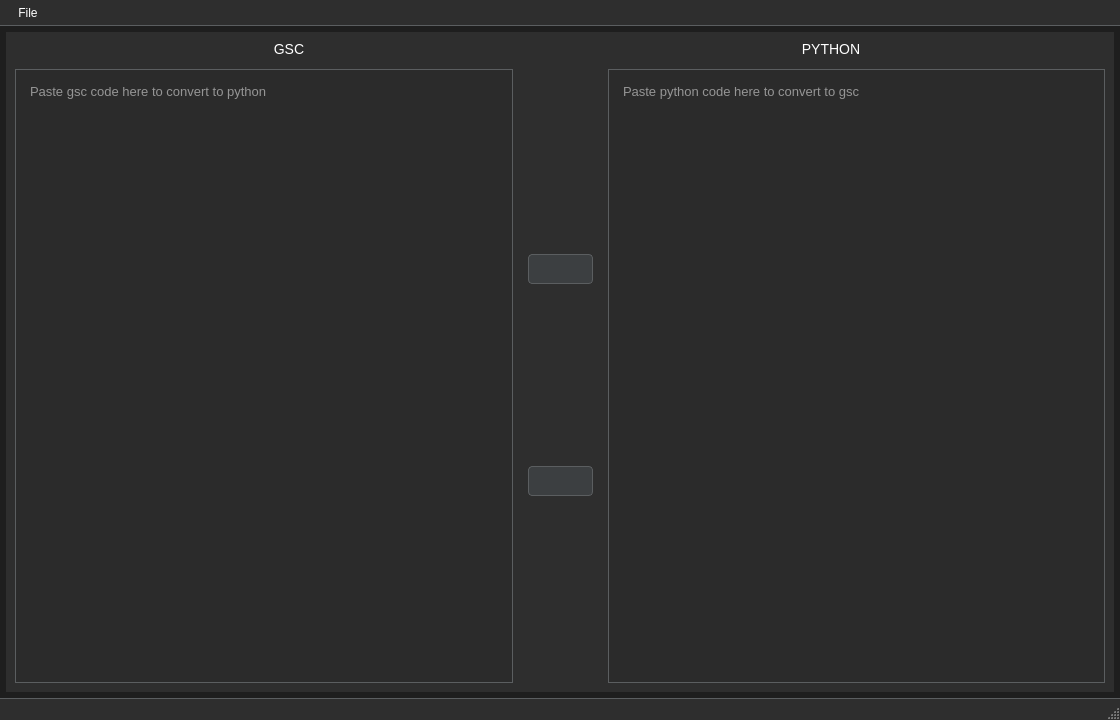
<?xml version="1.0" encoding="UTF-8"?>
<ui version="4.0">
 <class>MainWindow</class>
 <widget class="QMainWindow" name="MainWindow">
  <property name="geometry">
   <rect>
    <x>0</x>
    <y>0</y>
    <width>1120</width>
    <height>720</height>
   </rect>
  </property>
  <property name="minimumSize">
   <size>
    <width>1120</width>
    <height>720</height>
   </size>
  </property>
  <property name="windowTitle">
   <string>Phils-Hub - GSC &gt; Py Bidirectional Converter</string>
  </property>
  <property name="styleSheet">
   <string notr="true">/* Central Widget */
QWidget#centralwidget {
    background-color: #1e1e1e;  /* Dark gray background */
    border: none;               /* No border for a cleaner look */
    padding: 15px;              /* Padding inside the central widget */
}

/* QMenuBar */
QMenuBar {
    background-color: #2e2e2e;    /* Dark gray background */
    color: #ffffff;               /* White text */
    border-bottom: 1px solid #5b5e60;  /* Light gray border for separation */
}

QMenuBar::item {
    background-color: transparent; /* Transparent background */
    padding: 6px 12px;             /* Padding for menu items */
    color: #ffffff;                /* White text */
}

QMenuBar::item:selected {          /* Hovered menu item */
    background-color: #4a90e2;     /* Light blue on hover */
    color: #ffffff;                /* Ensure text remains white */
}

QMenuBar::item:pressed {           /* Pressed menu item */
    background-color: #3d78b2;     /* Darker blue on press */
    color: #ffffff;                /* Ensure text remains white */
}

/* QMenu */
QMenu {
    background-color: #2e2e2e;     /* Dark gray background for menus */
    border: 1px solid #5b5e60;     /* Light gray border */
    padding: 6px;                  /* Padding inside the menu */
}

QMenu::item {
    background-color: transparent; /* Transparent background for menu items */
    color: #ffffff;                /* White text */
    padding: 6px 12px;             /* Padding for each menu item */
}

QMenu::item:selected {             /* Hovered menu item */
    background-color: #4a90e2;     /* Light blue background on hover */
    color: #ffffff;                /* Ensure text remains white */
}

QMenu::item:pressed {              /* Pressed menu item */
    background-color: #3d78b2;     /* Darker blue background on press */
    color: #ffffff;                /* Ensure text remains white */
}

QMenu::separator {
    height: 1px;
    background-color: #5b5e60;     /* Light gray separator between items */
    margin: 6px 0;                 /* Spacing around the separator */
}

/* QMenu::indicator (checkboxes and radio buttons in menus) */
QMenu::indicator {
    width: 16px;
    height: 16px;
    background-color: #2e2e2e;     /* Dark gray background for indicators */
    border: 1px solid #5b5e60;     /* Light gray border */
    border-radius: 2px;            /* Slightly rounded corners */
}

QMenu::indicator:checked {
    background-color: #4a90e2;     /* Light blue when checked */
    border-color: #3d78b2;         /* Darker blue border when checked */
}

QMenu::indicator:unchecked {
    background-color: #2e2e2e;     /* Keep the dark gray when unchecked */
    border-color: #5b5e60;         /* Light gray border when unchecked */
}

/* Submenus */
QMenu::right-arrow {
    image: url(':/icons/right-arrow.png'); /* Replace with an appropriate icon path */
    padding: 0px 10px;                     /* Space before submenu arrows */
}

/* QToolBar */
QToolBar {
    background-color: #2e2e2e;      /* Dark gray background */
    border: 1px solid #5b5e60;      /* Light gray border */
    padding: 4px;                   /* Padding inside the toolbar */
    spacing: 4px;                   /* Spacing between toolbar buttons */
}

QToolBar::handle {
    background-color: #5b5e60;      /* Light gray handle for draggable toolbars */
    width: 10px;                    /* Width of the handle */
    margin: 4px;                    /* Margin around the handle */
}

QToolBar::separator {
    background-color: #5b5e60;      /* Light gray for separators */
    width: 1px;                     /* Thickness of the separator */
    height: 24px;                   /* Height of the separator */
    margin: 6px;                    /* Space around the separator */
}

QToolBar::item {
    padding: 4px;                   /* Padding for individual toolbar items */
}

/* QToolButton in Toolbar */
QToolButton {
    background-color: #3c3f41;      /* Dark gray background for toolbar buttons */
    color: #ffffff;                 /* White text/icon */
    border: 1px solid #5b5e60;      /* Light gray border */
    border-radius: 4px;             /* Rounded corners */
    padding: 6px 12px;              /* Padding for comfortable button size */
}

QToolButton:hover {
    background-color: #4a90e2;      /* Light blue on hover */
    border-color: #3d78b2;          /* Darker blue border on hover */
}

QToolButton:pressed {
    background-color: #3d78b2;      /* Darker blue on press */
    border-color: #2a5f92;          /* Even darker border when pressed */
}

QToolButton:checked {
    background-color: #3d78b2;      /* Darker blue when checked */
    border-color: #2a5f92;          /* Border color when checked */
}

QToolButton:disabled {
    background-color: #2e2e2e;      /* Dark gray when disabled */
    color: #777777;                 /* Lighter gray text/icon for disabled state */
    border-color: #5b5e60;          /* Keep the border color same as normal state */
}

/* QToolButton::menu-button */
QToolButton::menu-button {
    background-color: #3c3f41;      /* Dark gray background for menu button */
    border: 1px solid #5b5e60;      /* Light gray border for menu button */
    padding: 4px;                   /* Padding for the menu button */
}

QToolButton::menu-button:hover {
    background-color: #4a90e2;      /* Light blue on hover */
    border-color: #3d78b2;          /* Darker blue border on hover */
}

QToolButton::menu-button:pressed {
    background-color: #3d78b2;      /* Darker blue on press */
    border-color: #2a5f92;          /* Even darker border on press */
}

/* QStatusBar */
QStatusBar {
    background-color: #2e2e2e;   /* Dark gray background */
    border-top: 1px solid #5b5e60; /* Light gray top border for separation */
    color: #ffffff;              /* White text */
    font-size: 13px;             /* Slightly smaller font for the status bar */
    padding: 6px;                /* Padding inside the status bar */
}

QStatusBar::item {
    border: none;                /* No border around individual status items */
    padding: 0px 5px;            /* Padding between status bar items */
}

QStatusBar QLabel {
    color: #ffffff;              /* White text for any QLabel inside the status bar */
    background-color: transparent; /* Ensure QLabel in status bar matches the bar's background */
}

QStatusBar::indicator {
    background-color: #4a90e2;   /* Optional indicator styling, e.g., for icons or status signals */
    border-radius: 4px;          /* Rounded corners for any indicator elements */
}

/* Scroll Area Styling (optional) */
QScrollArea {
    background-color: transparent; /* Transparent to match the central widget */
    border: none;                  /* No border */
}

QScrollBar:vertical {
    background-color: #3c3f41;    /* Darker gray for scroll bar background */
    width: 12px;                  /* Scroll bar width */
    margin: 22px 0 22px 0;        /* Top and bottom margins */
}

QScrollBar::handle:vertical {
    background-color: #5b5e60;    /* Slightly lighter gray for scroll handle */
    min-height: 20px;
}

QScrollBar::add-line:vertical, QScrollBar::sub-line:vertical {
    background: none;             /* Remove arrows */
}

/* QPushButton */
QPushButton {
    background-color: #3c3f41;  /* Dark gray background */
    color: #ffffff;             /* White text */
    border: 1px solid #5b5e60;  /* Light gray border */
    border-radius: 4px;         /* Rounded corners */
    padding: 6px 12px;          /* Padding for comfortable button size */
    font-size: 14px;            /* Button text size */
}

QPushButton:hover {
    background-color: #4a90e2;  /* Light blue on hover */
    border-color: #3d78b2;      /* Darker blue border */
}

QPushButton:pressed {
    background-color: #3d78b2;  /* Darker blue on press */
    border-color: #2a5f92;      /* Even darker border when pressed */
}

/* QLabel */
QLabel {
    color: #ffffff;             /* White text */
    font-size: 14px;            /* Set font size */
}

/* QFrame */
QFrame {
    background-color: #2e2e2e;  /* Dark gray for frames */
}

/* QLineEdit */
QLineEdit {
    background-color: #2e2e2e;  /* Dark gray background for input fields */
    color: #ffffff;             /* White text */
    border: 1px solid #5b5e60;  /* Light gray border */
    border-radius: 4px;         /* Rounded corners */
    padding: 6px;               /* Padding for text input area */
}

QLineEdit:focus {
    border-color: #4a90e2;      /* Light blue border when focused */
    background-color: #333333;  /* Slightly lighter gray on focus */
}

/* QPlainTextEdit */
QPlainTextEdit {
    background-color: #2b2b2b;  /* Darker gray background for text area */
    color: #ffffff;             /* White text */
    border: 1px solid #5b5e60;  /* Light gray border */
    border-radius: 0px;         /* No rounded corners */
    padding: 10px;              /* Comfortable padding for text input */
    font-size: 13px;            /* Slightly smaller font */
    line-height: 1.4;           /* Adjust line spacing for readability */
}

QPlainTextEdit:focus {
    border-color: #4a90e2;      /* Light blue border on focus */
    background-color: #3a3a3a;  /* Slightly lighter gray on focus */
}

/* QRadioButton */
QRadioButton {
    color: #ffffff;              /* White text */
    font-size: 14px;             /* Font size for readability */
    spacing: 5px;                /* Space between radio button and label */
}

QRadioButton::indicator {
    width: 16px;                 /* Size of the radio button */
    height: 16px;
    background-color: #2e2e2e;   /* Dark gray background for the indicator */
    border: 1px solid #5b5e60;   /* Light gray border */
    border-radius: 8px;          /* Circular radio button */
}

QRadioButton::indicator:hover {
    background-color: #4a90e2;   /* Light blue on hover */
    border-color: #3d78b2;       /* Darker blue border on hover */
}

QRadioButton::indicator:checked {
    background-color: #4a90e2;   /* Light blue when checked */
    border-color: #3d78b2;       /* Darker blue border when checked */
}

QRadioButton::indicator:pressed {
    background-color: #3d78b2;   /* Darker blue on press */
    border-color: #2a5f92;       /* Even darker border on press */
}

QRadioButton::indicator:checked:pressed {
    background-color: #3d78b2;   /* Darker blue when checked and pressed */
    border-color: #2a5f92;       /* Even darker border when checked and pressed */
}

/* QToolButton */
QToolButton {
    background-color: #3c3f41;    /* Dark gray background */
    color: #ffffff;               /* White text/icon */
    border: 1px solid #5b5e60;    /* Light gray border */
    border-radius: 4px;           /* Rounded corners */
    padding: 6px 12px;            /* Padding for comfortable button size */
    font-size: 14px;              /* Font size for text (if any) */
}

QToolButton:hover {
    background-color: #4a90e2;    /* Light blue background on hover */
    border-color: #3d78b2;        /* Darker blue border on hover */
}

QToolButton:pressed {
    background-color: #3d78b2;    /* Darker blue background on press */
    border-color: #2a5f92;        /* Even darker border when pressed */
}

QToolButton:checked {
    background-color: #3d78b2;    /* Darker blue when checked */
    border-color: #2a5f92;        /* Border color when checked */
}

QToolButton:disabled {
    background-color: #2e2e2e;    /* Dark gray when disabled */
    color: #777777;               /* Lighter gray text/icon for disabled state */
    border-color: #5b5e60;        /* Keep the border color same as normal state */
}
</string>
  </property>
  <widget class="QWidget" name="centralwidget">
   <property name="styleSheet">
    <string notr="true"/>
   </property>
   <layout class="QVBoxLayout" name="verticalLayout">
    <property name="spacing">
     <number>6</number>
    </property>
    <property name="leftMargin">
     <number>0</number>
    </property>
    <property name="topMargin">
     <number>0</number>
    </property>
    <property name="rightMargin">
     <number>0</number>
    </property>
    <property name="bottomMargin">
     <number>0</number>
    </property>
    <item>
     <widget class="QFrame" name="frame_2">
      <property name="frameShape">
       <enum>QFrame::Shape::NoFrame</enum>
      </property>
      <property name="frameShadow">
       <enum>QFrame::Shadow::Raised</enum>
      </property>
      <layout class="QVBoxLayout" name="verticalLayout_4">
       <property name="spacing">
        <number>0</number>
       </property>
       <property name="leftMargin">
        <number>0</number>
       </property>
       <property name="topMargin">
        <number>0</number>
       </property>
       <property name="rightMargin">
        <number>0</number>
       </property>
       <property name="bottomMargin">
        <number>0</number>
       </property>
      </layout>
     </widget>
    </item>
    <item>
     <widget class="QFrame" name="frame_3">
      <property name="styleSheet">
       <string notr="true">QFrame {margin-left: 6px; margin-right: 6px; margin-bottom: 6px;}</string>
      </property>
      <property name="frameShape">
       <enum>QFrame::Shape::NoFrame</enum>
      </property>
      <property name="frameShadow">
       <enum>QFrame::Shadow::Raised</enum>
      </property>
      <layout class="QVBoxLayout" name="verticalLayout_2">
       <property name="spacing">
        <number>0</number>
       </property>
       <property name="leftMargin">
        <number>0</number>
       </property>
       <property name="topMargin">
        <number>0</number>
       </property>
       <property name="rightMargin">
        <number>0</number>
       </property>
       <property name="bottomMargin">
        <number>0</number>
       </property>
       <item>
        <widget class="QFrame" name="frame_4">
         <property name="frameShape">
          <enum>QFrame::Shape::NoFrame</enum>
         </property>
         <property name="frameShadow">
          <enum>QFrame::Shadow::Raised</enum>
         </property>
         <layout class="QHBoxLayout" name="horizontalLayout_3">
          <property name="leftMargin">
           <number>9</number>
          </property>
          <property name="topMargin">
           <number>9</number>
          </property>
          <property name="rightMargin">
           <number>9</number>
          </property>
          <property name="bottomMargin">
           <number>0</number>
          </property>
          <item>
           <widget class="QLabel" name="label_2">
            <property name="text">
             <string>GSC</string>
            </property>
            <property name="alignment">
             <set>Qt::AlignmentFlag::AlignCenter</set>
            </property>
           </widget>
          </item>
          <item>
           <widget class="QLabel" name="label">
            <property name="text">
             <string>PYTHON</string>
            </property>
            <property name="alignment">
             <set>Qt::AlignmentFlag::AlignCenter</set>
            </property>
           </widget>
          </item>
         </layout>
        </widget>
       </item>
       <item>
        <widget class="QFrame" name="frame_5">
         <property name="sizePolicy">
          <sizepolicy hsizetype="Preferred" vsizetype="Preferred">
           <horstretch>0</horstretch>
           <verstretch>0</verstretch>
          </sizepolicy>
         </property>
         <property name="styleSheet">
          <string notr="true">QFrame {margin: 0px;}</string>
         </property>
         <property name="frameShape">
          <enum>QFrame::Shape::NoFrame</enum>
         </property>
         <property name="frameShadow">
          <enum>QFrame::Shadow::Raised</enum>
         </property>
         <layout class="QHBoxLayout" name="horizontalLayout_4">
          <property name="spacing">
           <number>6</number>
          </property>
          <property name="leftMargin">
           <number>9</number>
          </property>
          <property name="topMargin">
           <number>0</number>
          </property>
          <property name="rightMargin">
           <number>9</number>
          </property>
          <property name="bottomMargin">
           <number>9</number>
          </property>
          <item>
           <widget class="QPlainTextEdit" name="gsc_code_input_area">
            <property name="frameShape">
             <enum>QFrame::Shape::NoFrame</enum>
            </property>
            <property name="horizontalScrollBarPolicy">
             <enum>Qt::ScrollBarPolicy::ScrollBarAlwaysOff</enum>
            </property>
            <property name="tabStopDistance">
             <double>16.000000000000000</double>
            </property>
            <property name="placeholderText">
             <string>Paste gsc code here to convert to python</string>
            </property>
           </widget>
          </item>
          <item>
           <widget class="QFrame" name="frame">
            <property name="frameShape">
             <enum>QFrame::Shape::NoFrame</enum>
            </property>
            <property name="frameShadow">
             <enum>QFrame::Shadow::Raised</enum>
            </property>
            <layout class="QVBoxLayout" name="verticalLayout_3">
             <property name="spacing">
              <number>6</number>
             </property>
             <property name="leftMargin">
              <number>9</number>
             </property>
             <property name="topMargin">
              <number>9</number>
             </property>
             <property name="rightMargin">
              <number>9</number>
             </property>
             <property name="bottomMargin">
              <number>9</number>
             </property>
             <item>
              <widget class="QPushButton" name="convert_gsc_to_py_btn">
               <property name="toolTip">
                <string>Convert gsc to py</string>
               </property>
               <property name="icon">
                <iconset resource="../resources.qrc">
                 <normaloff>:/888EAC-20px/ICONS/888EAC-20px/arrow-right.svg</normaloff>:/888EAC-20px/ICONS/888EAC-20px/arrow-right.svg</iconset>
               </property>
              </widget>
             </item>
             <item>
              <widget class="QPushButton" name="convert_py_to_gsc_btn">
               <property name="toolTip">
                <string>Convert py to gsc</string>
               </property>
               <property name="icon">
                <iconset resource="../resources.qrc">
                 <normaloff>:/888EAC-20px/ICONS/888EAC-20px/arrow-left.svg</normaloff>:/888EAC-20px/ICONS/888EAC-20px/arrow-left.svg</iconset>
               </property>
              </widget>
             </item>
            </layout>
           </widget>
          </item>
          <item>
           <widget class="QPlainTextEdit" name="python_code_input_area">
            <property name="sizePolicy">
             <sizepolicy hsizetype="Expanding" vsizetype="Expanding">
              <horstretch>0</horstretch>
              <verstretch>0</verstretch>
             </sizepolicy>
            </property>
            <property name="frameShape">
             <enum>QFrame::Shape::NoFrame</enum>
            </property>
            <property name="horizontalScrollBarPolicy">
             <enum>Qt::ScrollBarPolicy::ScrollBarAlwaysOff</enum>
            </property>
            <property name="tabStopDistance">
             <double>16.000000000000000</double>
            </property>
            <property name="placeholderText">
             <string>Paste python code here to convert to gsc</string>
            </property>
           </widget>
          </item>
         </layout>
        </widget>
       </item>
      </layout>
     </widget>
    </item>
   </layout>
  </widget>
  <widget class="QStatusBar" name="statusBar"/>
  <widget class="QMenuBar" name="menuBar">
   <property name="geometry">
    <rect>
     <x>0</x>
     <y>0</y>
     <width>1120</width>
     <height>29</height>
    </rect>
   </property>
   <widget class="QMenu" name="menuFile">
    <property name="title">
     <string>File</string>
    </property>
    <addaction name="actionAbout"/>
   </widget>
   <addaction name="menuFile"/>
  </widget>
  <action name="actionAbout">
   <property name="text">
    <string>About</string>
   </property>
  </action>
 </widget>
 <resources>
  <include location="../resources.qrc"/>
 </resources>
 <connections/>
</ui>
